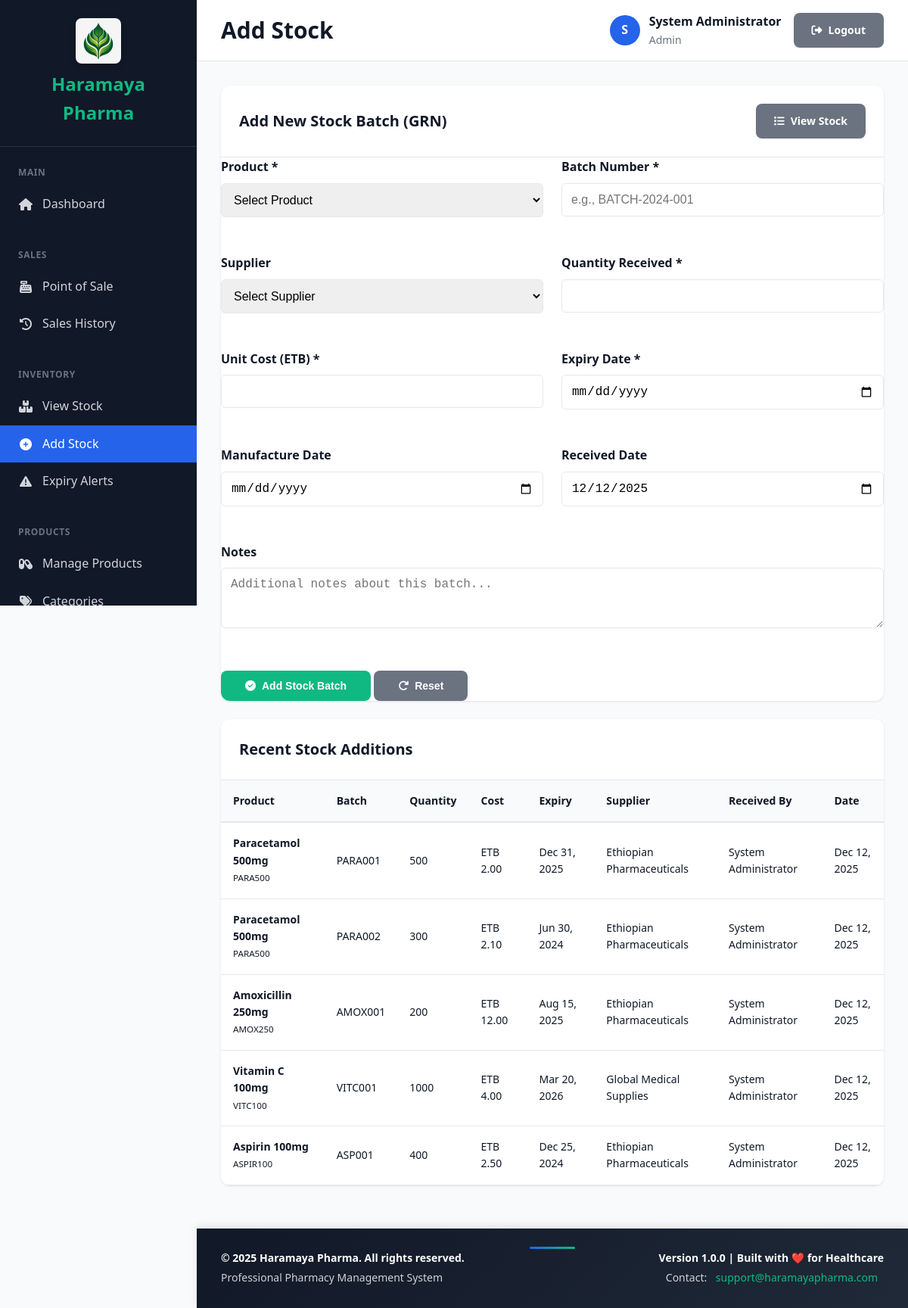
/modules/stock/add.php (signed in), run on the app's committed database.
### tables this page shows
CREATE TABLE IF NOT EXISTS stock_batches (
    batch_id INT AUTO_INCREMENT PRIMARY KEY,
    product_id INT NOT NULL,
    supplier_id INT NOT NULL,
    batch_number VARCHAR(100) NOT NULL,
    quantity_received INT NOT NULL,
    quantity_remaining INT NOT NULL,
    unit_cost DECIMAL(10,2) NOT NULL,
    expiry_date DATE NOT NULL,
    received_date DATE NOT NULL,
    received_by INT NOT NULL,
    notes TEXT,
    created_at TIMESTAMP DEFAULT CURRENT_TIMESTAMP,
    FOREIGN KEY (product_id) REFERENCES products(product_id) ON DELETE CASCADE,
    FOREIGN KEY (supplier_id) REFERENCES suppliers(supplier_id) ON DELETE RESTRICT,
    FOREIGN KEY (received_by) REFERENCES users(user_id) ON DELETE RESTRICT,
    INDEX idx_product_batch (product_id, batch_number),
    INDEX idx_expiry_date (expiry_date),
    INDEX idx_supplier (supplier_id)
);

CREATE TABLE IF NOT EXISTS products (
    product_id INT AUTO_INCREMENT PRIMARY KEY,
    product_code VARCHAR(50) NOT NULL UNIQUE,
    product_name VARCHAR(200) NOT NULL,
    generic_name VARCHAR(200),
    category_id INT NOT NULL,
    strength VARCHAR(50),
    dosage_form VARCHAR(50),
    unit_price DECIMAL(10,2) NOT NULL,
    reorder_level INT DEFAULT 10,
    requires_prescription BOOLEAN DEFAULT FALSE,
    is_active BOOLEAN DEFAULT TRUE,
    created_at TIMESTAMP DEFAULT CURRENT_TIMESTAMP,
    FOREIGN KEY (category_id) REFERENCES product_categories(category_id) ON DELETE RESTRICT,
    INDEX idx_product_code (product_code),
    INDEX idx_product_name (product_name),
    INDEX idx_category (category_id)
);

CREATE TABLE IF NOT EXISTS suppliers (
    supplier_id INT AUTO_INCREMENT PRIMARY KEY,
    supplier_name VARCHAR(100) NOT NULL,
    contact_person VARCHAR(100),
    phone VARCHAR(20),
    email VARCHAR(100),
    address TEXT,
    is_active BOOLEAN DEFAULT TRUE,
    created_at TIMESTAMP DEFAULT CURRENT_TIMESTAMP,
    INDEX idx_supplier_name (supplier_name)
);

CREATE TABLE IF NOT EXISTS users (
    user_id INT AUTO_INCREMENT PRIMARY KEY,
    username VARCHAR(50) NOT NULL UNIQUE,
    password_hash VARCHAR(255) NOT NULL,
    full_name VARCHAR(100) NOT NULL,
    email VARCHAR(100) NOT NULL UNIQUE,
    phone VARCHAR(20),
    role ENUM('admin', 'pharmacist', 'cashier', 'manager') DEFAULT 'cashier',
    is_active BOOLEAN DEFAULT TRUE,
    created_at TIMESTAMP DEFAULT CURRENT_TIMESTAMP,
    last_login TIMESTAMP NULL,
    created_by INT NULL,
    INDEX idx_username (username),
    INDEX idx_role (role),
    FOREIGN KEY (created_by) REFERENCES users(user_id) ON DELETE SET NULL
);

### includes/security.php (called while the page is built, shortened)
<?php
function clean($data) {
    return htmlspecialchars($data, ENT_QUOTES, 'UTF-8');
}

### modules/stock/add.php (the view, shortened to what this page needs)
<?php
$pdo = require __DIR__ . '/../../config/database.php';
require_once __DIR__ . '/../../templates/header.php';
?>
<div class="card">
    <div class="card-header">
        <h2 class="card-title">Add New Stock Batch (GRN)</h2>
        <a href="view.php" class="btn btn-secondary">
            <i class="fas fa-list"></i> View Stock
        </a>
    </div>
    <form method="POST">
        <div style="display: grid; grid-template-columns: repeat(auto-fit, minmax(300px, 1fr)); gap: 1.5rem;">
            <div class="form-group">
                <label class="form-label">Product *</label>
                <select name="product_id" class="form-control" required>
                    <option value="">Select Product</option>
                </select>
            </div>
            <div class="form-group">
                <label class="form-label">Batch Number *</label>
                <input type="text" name="batch_number" class="form-control" required
                       placeholder="e.g., BATCH-2024-001">
            </div>
            <div class="form-group">
                <label class="form-label">Supplier</label>
                <select name="supplier_id" class="form-control">
                    <option value="">Select Supplier</option>
                </select>
            </div>
            <div class="form-group">
                <label class="form-label">Quantity Received *</label>
                <input type="number" name="quantity" class="form-control" required min="1">
            </div>
            <div class="form-group">
                <label class="form-label">Unit Cost (ETB) *</label>
                <input type="number" step="0.01" name="unit_cost" class="form-control" required min="0.01">
            </div>
            <div class="form-group">
                <label class="form-label">Expiry Date *</label>
                <input type="date" name="expiry_date" class="form-control" required
                       min="<?php echo date('Y-m-d'); ?>">
            </div>
            <div class="form-group">
                <label class="form-label">Manufacture Date</label>
                <input type="date" name="manufacture_date" class="form-control"
                       max="<?php echo date('Y-m-d'); ?>">
            </div>
            <div class="form-group">
                <label class="form-label">Received Date</label>
                <input type="date" name="received_date" class="form-control"
                       value="<?php echo date('Y-m-d'); ?>" max="<?php echo date('Y-m-d'); ?>">
            </div>
            <div class="form-group" style="grid-column: 1 / -1;">
                <label class="form-label">Notes</label>
                <textarea name="notes" class="form-control" rows="3"
                          placeholder="Additional notes about this batch..."></textarea>
            </div>
        </div>
        <div style="margin-top: 1.5rem;">
            <button type="submit" class="btn btn-success" style="padding: 0.75rem 2rem;">
                <i class="fas fa-check-circle"></i> Add Stock Batch
            </button>
            <button type="reset" class="btn btn-secondary" style="padding: 0.75rem 2rem;">
                <i class="fas fa-redo"></i> Reset
            </button>
        </div>
    </form>
</div>
<div class="card">
    <div class="card-header">
        <h2 class="card-title">Recent Stock Additions</h2>
    </div>
    <?php
    $recent = $pdo->query("
        SELECT sb.*, p.product_name, p.product_code, s.supplier_name, u.full_name as received_by_name
        FROM stock_batches sb
        INNER JOIN products p ON sb.product_id = p.product_id
        LEFT JOIN suppliers s ON sb.supplier_id = s.supplier_id
        LEFT JOIN users u ON sb.received_by = u.user_id
        ORDER BY sb.created_at DESC
        LIMIT 10
    ")->fetchAll();
    ?>
    <div class="table-container">
        <table class="data-table">
            <thead>
                <tr>
                    <th>Product</th>
                    <th>Batch</th>
                    <th>Quantity</th>
                    <th>Cost</th>
                    <th>Expiry</th>
                    <th>Supplier</th>
                    <th>Received By</th>
                    <th>Date</th>
                </tr>
            </thead>
            <tbody>
                <?php foreach ($recent as $item): ?>
                <tr>
                    <td>
                        <strong><?php echo clean($item['product_name']); ?></strong><br>
                        <small><?php echo clean($item['product_code']); ?></small>
                    </td>
                    <td><?php echo clean($item['batch_number']); ?></td>
                    <td><?php echo $item['quantity_received']; ?></td>
                    <td>ETB <?php echo number_format($item['unit_cost'], 2); ?></td>
                    <td><?php echo date('M d, Y', strtotime($item['expiry_date'])); ?></td>
                    <td><?php echo clean($item['supplier_name'] ?: 'N/A'); ?></td>
                    <td><?php echo clean($item['received_by_name']); ?></td>
                    <td><?php echo date('M d, Y', strtotime($item['created_at'])); ?></td>
                </tr>
                <?php endforeach; ?>
            </tbody>
        </table>
    </div>
</div>
<?php require_once __DIR__ . '/../../templates/footer.php'; ?>

### assets/css/main.css (style rules this page uses)
:root { --primary-color: #2563eb; --primary-dark: #1e40af; --secondary-color: #10b981; --danger-color: #ef4444; --warning-color: #f59e0b; --success-color: #10b981; --dark-bg: #1f2937; --sidebar-bg: #111827; --content-bg: #f9fafb; --card-bg: #ffffff; --text-primary: #111827; --text-secondary: #6b7280; --border-color: #e5e7eb; --shadow: 0 1px 3px 0 rgba(0, 0, 0, 0.1); --shadow-lg: 0 10px 15px -3px rgba(0, 0, 0, 0.1); }
* { margin: 0; padding: 0; box-sizing: border-box; }
body { font-family: 'Segoe UI', Tahoma, Geneva, Verdana, sans-serif; background: var(--content-bg); color: var(--text-primary); line-height: 1.6; }
.card { background: var(--card-bg); border-radius: 12px; box-shadow: var(--shadow); overflow: hidden; margin-bottom: 1.5rem; }
.card-header { padding: 1.5rem; border-bottom: 1px solid var(--border-color); display: flex; justify-content: space-between; align-items: center; }
.card-title { font-size: 1.25rem; font-weight: 600; color: var(--text-primary); margin: 0; }
.btn { display: inline-flex; align-items: center; gap: 0.5rem; padding: 0.75rem 1.5rem; border: none; border-radius: 8px; font-weight: 600; text-decoration: none; cursor: pointer; transition: all 0.2s; font-size: 0.875rem; }
.btn-secondary { background: var(--text-secondary); color: white; }
.btn-success { background: var(--success-color); color: white; }
.form-group { margin-bottom: 1.5rem; }
.form-label { display: block; margin-bottom: 0.5rem; font-weight: 600; color: var(--text-primary); }
.form-control { width: 100%; padding: 0.75rem; border: 1px solid var(--border-color); border-radius: 6px; font-size: 1rem; transition: border-color 0.2s; }
.table-container { overflow-x: auto; }
.data-table { width: 100%; border-collapse: collapse; font-size: 0.875rem; }
.data-table th { background: var(--content-bg); padding: 1rem; text-align: left; font-weight: 600; color: var(--text-primary); border-bottom: 2px solid var(--border-color); }
.data-table td { padding: 1rem; border-bottom: 1px solid var(--border-color); }

### data on the page
stock_batches: product.product_name "Paracetamol 500mg", product.product_code "PARA500", batch_number "PARA001", quantity_received "500", unit_cost "2.00", expiry_date "Dec 31, 2025", supplier.supplier_name "Ethiopian Pharmaceuticals", received_by.full_name "System Administrator", created_at "Dec 12, 2025"
stock_batches: product.product_name "Paracetamol 500mg", product.product_code "PARA500", batch_number "PARA002", quantity_received "300", unit_cost "2.10", expiry_date "Jun 30, 2024", supplier.supplier_name "Ethiopian Pharmaceuticals", received_by.full_name "System Administrator", created_at "Dec 12, 2025"
stock_batches: product.product_name "Amoxicillin 250mg", product.product_code "AMOX250", batch_number "AMOX001", quantity_received "200", unit_cost "12.00", expiry_date "Aug 15, 2025", supplier.supplier_name "Ethiopian Pharmaceuticals", received_by.full_name "System Administrator", created_at "Dec 12, 2025"
stock_batches: product.product_name "Vitamin C 100mg", product.product_code "VITC100", batch_number "VITC001", quantity_received "1000", unit_cost "4.00", expiry_date "Mar 20, 2026", supplier.supplier_name "Global Medical Supplies", received_by.full_name "System Administrator", created_at "Dec 12, 2025"
stock_batches: product.product_name "Aspirin 100mg", product.product_code "ASPIR100", batch_number "ASP001", quantity_received "400", unit_cost "2.50", expiry_date "Dec 25, 2024", supplier.supplier_name "Ethiopian Pharmaceuticals", received_by.full_name "System Administrator", created_at "Dec 12, 2025"

### other printed values
$page_title "Add Stock"
substr($current_user['full_name'], 0, 1) "S"
$current_user['full_name'] "System Administrator"
$current_user['role'] "Admin"
